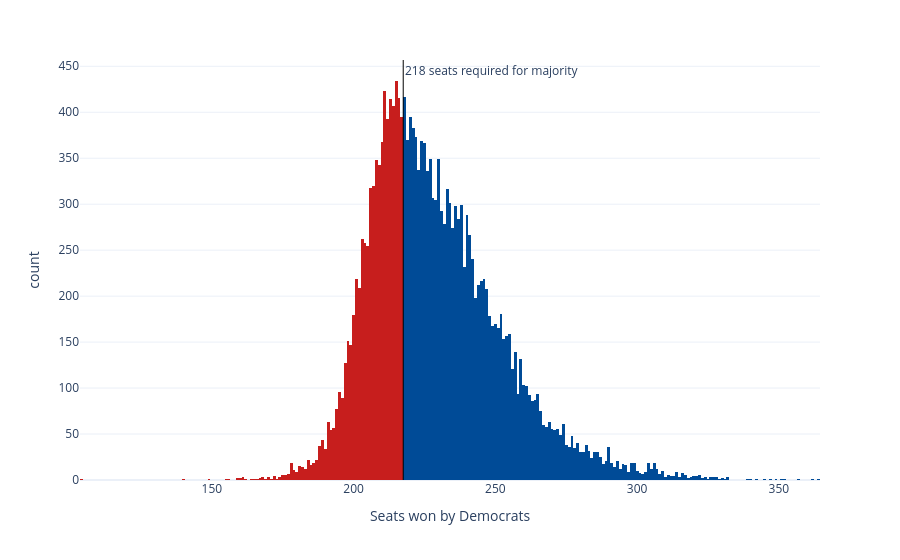

This figure's notebook cell:
### Code cell
sims_hist = px.histogram(seat_sims, x='seats', nbins=np.unique(seat_sims['seats']).shape[0]*2, color='winner',
                         color_discrete_map={'Democrats': '#004b97', 'Republicans': '#c71e1d'},
                         labels={'seats':'Seats won by Democrats', 'winner': 'Winner'}, template='plotly_white')
sims_hist.update_traces(showlegend=False)
sims_hist.add_vline(x=217.5, line_width=1, line_color='black', annotation_text='218 seats required for majority', 
                    annotation_position='top right')
sims_hist

### Figure 1 — Plotly figure (JSON) as saved in the notebook; plotly's stock layout.template omitted (floating-point values rounded to 4 significant figures; data arrays with more than 128 entries replaced by an {"elided": "..."} marker saying what was removed)
{"data": [{"bingroup": "x", "hovertemplate": "Winner=Republicans<br>Seats won by Democrats=%{x}<br>count=%{y}<extra></extra>", "legendgroup": "Republicans", "marker": {"color": "#c71e1d", "pattern": {"shape": ""}}, "name": "Republicans", "nbinsx": 378, "orientation": "v", "showlegend": false, "type": "histogram", "x": {"elided": "7146 int values"}, "xaxis": "x", "yaxis": "y"}, {"bingroup": "x", "hovertemplate": "Winner=Democrats<br>Seats won by Democrats=%{x}<br>count=%{y}<extra></extra>", "legendgroup": "Democrats", "marker": {"color": "#004b97", "pattern": {"shape": ""}}, "name": "Democrats", "nbinsx": 378, "orientation": "v", "showlegend": false, "type": "histogram", "x": {"elided": "12854 int values"}, "xaxis": "x", "yaxis": "y"}], "layout": {"annotations": [{"showarrow": false, "text": "218 seats required for majority", "x": 217.5, "xanchor": "left", "xref": "x", "y": 1, "yanchor": "top", "yref": "y domain"}], "barmode": "relative", "legend": {"title": {"text": "Winner"}, "tracegroupgap": 0}, "margin": {"t": 60}, "shapes": [{"line": {"color": "black", "width": 1}, "type": "line", "x0": 217.5, "x1": 217.5, "xref": "x", "y0": 0, "y1": 1, "yref": "y domain"}], "xaxis": {"anchor": "y", "domain": [0, 1], "title": {"text": "Seats won by Democrats"}}, "yaxis": {"anchor": "x", "domain": [0, 1], "title": {"text": "count"}}}}
